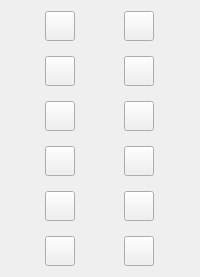
         <widget class="QWidget" name="widget" native="true">
          <property name="sizePolicy">
           <sizepolicy hsizetype="Maximum" vsizetype="Maximum">
            <horstretch>0</horstretch>
            <verstretch>0</verstretch>
           </sizepolicy>
          </property>
          <layout class="QGridLayout" name="gridLayout">
           <property name="spacing">
            <number>15</number>
           </property>
           <item row="6" column="0">
            <widget class="QPushButton" name="rectButton">
             <property name="minimumSize">
              <size>
               <width>30</width>
               <height>30</height>
              </size>
             </property>
             <property name="maximumSize">
              <size>
               <width>30</width>
               <height>30</height>
              </size>
             </property>
             <property name="text">
              <string/>
             </property>
             <property name="icon">
              <iconset resource="resources.qrc">
               <normaloff>:/icons/layer-shape.png</normaloff>:/icons/layer-shape.png</iconset>
             </property>
             <property name="checkable">
              <bool>true</bool>
             </property>
            </widget>
           </item>
           <item row="0" column="1">
            <widget class="QPushButton" name="selectrectButton">
             <property name="sizePolicy">
              <sizepolicy hsizetype="Fixed" vsizetype="Fixed">
               <horstretch>0</horstretch>
               <verstretch>0</verstretch>
              </sizepolicy>
             </property>
             <property name="minimumSize">
              <size>
               <width>30</width>
               <height>30</height>
              </size>
             </property>
             <property name="maximumSize">
              <size>
               <width>30</width>
               <height>30</height>
              </size>
             </property>
             <property name="text">
              <string/>
             </property>
             <property name="icon">
              <iconset resource="resources.qrc">
               <normaloff>:/icons/selection.png</normaloff>:/icons/selection.png</iconset>
             </property>
             <property name="checkable">
              <bool>true</bool>
             </property>
            </widget>
           </item>
           <item row="1" column="0">
            <widget class="QPushButton" name="eraserButton">
             <property name="sizePolicy">
              <sizepolicy hsizetype="Fixed" vsizetype="Fixed">
               <horstretch>0</horstretch>
               <verstretch>0</verstretch>
              </sizepolicy>
             </property>
             <property name="minimumSize">
              <size>
               <width>30</width>
               <height>30</height>
              </size>
             </property>
             <property name="maximumSize">
              <size>
               <width>30</width>
               <height>30</height>
              </size>
             </property>
             <property name="text">
              <string/>
             </property>
             <property name="icon">
              <iconset resource="resources.qrc">
               <normaloff>:/icons/eraser.png</normaloff>:/icons/eraser.png</iconset>
             </property>
             <property name="checkable">
              <bool>true</bool>
             </property>
            </widget>
           </item>
           <item row="2" column="1">
            <widget class="QPushButton" name="stampButton">
             <property name="sizePolicy">
              <sizepolicy hsizetype="Fixed" vsizetype="Fixed">
               <horstretch>0</horstretch>
               <verstretch>0</verstretch>
              </sizepolicy>
             </property>
             <property name="minimumSize">
              <size>
               <width>30</width>
               <height>30</height>
              </size>
             </property>
             <property name="maximumSize">
              <size>
               <width>30</width>
               <height>30</height>
              </size>
             </property>
             <property name="text">
              <string/>
             </property>
             <property name="icon">
              <iconset resource="resources.qrc">
               <normaloff>:/icons/cake.png</normaloff>:/icons/cake.png</iconset>
             </property>
             <property name="checkable">
              <bool>true</bool>
             </property>
            </widget>
           </item>
           <item row="2" column="0">
            <widget class="QPushButton" name="dropperButton">
             <property name="sizePolicy">
              <sizepolicy hsizetype="Fixed" vsizetype="Fixed">
               <horstretch>0</horstretch>
               <verstretch>0</verstretch>
              </sizepolicy>
             </property>
             <property name="minimumSize">
              <size>
               <width>30</width>
               <height>30</height>
              </size>
             </property>
             <property name="maximumSize">
              <size>
               <width>30</width>
               <height>30</height>
              </size>
             </property>
             <property name="text">
              <string/>
             </property>
             <property name="icon">
              <iconset resource="resources.qrc">
               <normaloff>:/icons/pipette.png</normaloff>:/icons/pipette.png</iconset>
             </property>
             <property name="checkable">
              <bool>true</bool>
             </property>
            </widget>
           </item>
           <item row="3" column="1">
            <widget class="QPushButton" name="brushButton">
             <property name="sizePolicy">
              <sizepolicy hsizetype="Fixed" vsizetype="Fixed">
               <horstretch>0</horstretch>
               <verstretch>0</verstretch>
              </sizepolicy>
             </property>
             <property name="minimumSize">
              <size>
               <width>30</width>
               <height>30</height>
              </size>
             </property>
             <property name="maximumSize">
              <size>
               <width>30</width>
               <height>30</height>
              </size>
             </property>
             <property name="text">
              <string/>
             </property>
             <property name="icon">
              <iconset resource="resources.qrc">
               <normaloff>:/icons/paint-brush.png</normaloff>:/icons/paint-brush.png</iconset>
             </property>
             <property name="checkable">
              <bool>true</bool>
             </property>
            </widget>
           </item>
           <item row="3" column="0">
            <widget class="QPushButton" name="penButton">
             <property name="sizePolicy">
              <sizepolicy hsizetype="Fixed" vsizetype="Fixed">
               <horstretch>0</horstretch>
               <verstretch>0</verstretch>
              </sizepolicy>
             </property>
             <property name="minimumSize">
              <size>
               <width>30</width>
               <height>30</height>
              </size>
             </property>
             <property name="maximumSize">
              <size>
               <width>30</width>
               <height>30</height>
              </size>
             </property>
             <property name="text">
              <string/>
             </property>
             <property name="icon">
              <iconset resource="resources.qrc">
               <normaloff>:/icons/pencil.png</normaloff>:/icons/pencil.png</iconset>
             </property>
             <property name="checkable">
              <bool>true</bool>
             </property>
            </widget>
           </item>
           <item row="1" column="1">
            <widget class="QPushButton" name="fillButton">
             <property name="sizePolicy">
              <sizepolicy hsizetype="Fixed" vsizetype="Fixed">
               <horstretch>0</horstretch>
               <verstretch>0</verstretch>
              </sizepolicy>
             </property>
             <property name="minimumSize">
              <size>
               <width>30</width>
               <height>30</height>
              </size>
             </property>
             <property name="maximumSize">
              <size>
               <width>30</width>
               <height>30</height>
              </size>
             </property>
             <property name="text">
              <string/>
             </property>
             <property name="icon">
              <iconset resource="resources.qrc">
               <normaloff>:/icons/paint-can.png</normaloff>:/icons/paint-can.png</iconset>
             </property>
             <property name="checkable">
              <bool>true</bool>
             </property>
            </widget>
           </item>
           <item row="4" column="0">
            <widget class="QPushButton" name="sprayButton">
             <property name="sizePolicy">
              <sizepolicy hsizetype="Minimum" vsizetype="Fixed">
               <horstretch>0</horstretch>
               <verstretch>0</verstretch>
              </sizepolicy>
             </property>
             <property name="minimumSize">
              <size>
               <width>30</width>
               <height>30</height>
              </size>
             </property>
             <property name="maximumSize">
              <size>
               <width>30</width>
               <height>30</height>
              </size>
             </property>
             <property name="text">
              <string/>
             </property>
             <property name="icon">
              <iconset resource="resources.qrc">
               <normaloff>:/icons/spray.png</normaloff>:/icons/spray.png</iconset>
             </property>
             <property name="checkable">
              <bool>true</bool>
             </property>
             <property name="flat">
              <bool>false</bool>
             </property>
            </widget>
           </item>
           <item row="0" column="0">
            <widget class="QPushButton" name="lineButton">
             <property name="minimumSize">
              <size>
               <width>30</width>
               <height>30</height>
              </size>
             </property>
             <property name="maximumSize">
              <size>
               <width>30</width>
               <height>30</height>
              </size>
             </property>
             <property name="text">
              <string/>
             </property>
             <property name="icon">
              <iconset resource="resources.qrc">
               <normaloff>:/icons/layer-shape-line.png</normaloff>:/icons/layer-shape-line.png</iconset>
             </property>
             <property name="checkable">
              <bool>true</bool>
             </property>
            </widget>
           </item>
           <item row="4" column="1">
            <widget class="QPushButton" name="ellipseButton">
             <property name="minimumSize">
              <size>
               <width>30</width>
               <height>30</height>
              </size>
             </property>
             <property name="maximumSize">
              <size>
               <width>30</width>
               <height>30</height>
              </size>
             </property>
             <property name="text">
              <string/>
             </property>
             <property name="icon">
              <iconset resource="resources.qrc">
               <normaloff>:/icons/layer-shape-ellipse.png</normaloff>:/icons/layer-shape-ellipse.png</iconset>
             </property>
             <property name="checkable">
              <bool>true</bool>
             </property>
            </widget>
           </item>
           <item row="6" column="1">
            <widget class="QPushButton" name="roundrectButton">
             <property name="minimumSize">
              <size>
               <width>30</width>
               <height>30</height>
              </size>
             </property>
             <property name="maximumSize">
              <size>
               <width>30</width>
               <height>30</height>
              </size>
             </property>
             <property name="text">
              <string/>
             </property>
             <property name="icon">
              <iconset resource="resources.qrc">
               <normaloff>:/icons/layer-shape-round.png</normaloff>:/icons/layer-shape-round.png</iconset>
             </property>
             <property name="checkable">
              <bool>true</bool>
             </property>
            </widget>
           </item>
          </layout>
         </widget>
